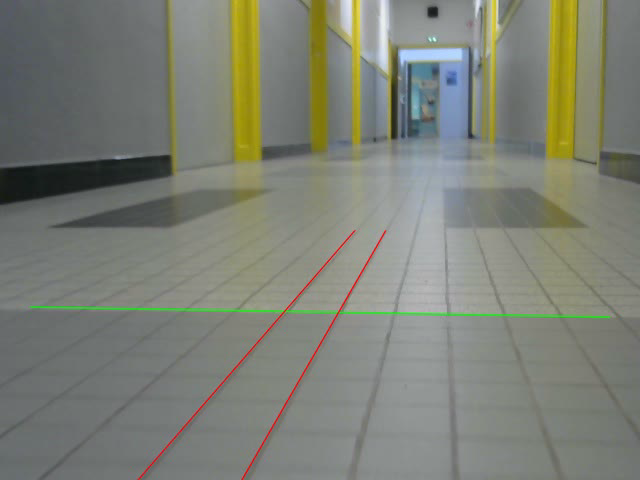
#> input picture frame 15 of source/lines.avi, 640 x 480 px, given in place of catVid_3.avi, which was not available
$ python image.py
#> lines starting #> are read from the running program, lines starting #| are printed output that depends on the picture; after the words box and inside, x2 and y2 are one past the last pixel; in counts of white or black regions, pixels touching at a corner belong together; pictures that were not available may be replaced by others from this repository, and a replacement may not be noted
import cv2
import numpy as np
import math

# Create a VideoCapture object and read from input file
# If the input is the camera, pass 0 instead of the video file name
cap = cv2.VideoCapture('catVid_3.avi')

# Check if camera opened successfully
if (cap.isOpened()== False):
    print("Error opening video stream or file")

frame_width = int(cap.get(3))
frame_height = int(cap.get(4))
out = cv2.VideoWriter('lines.avi',cv2.VideoWriter_fourcc('M','J','P','G'), 10, (frame_width,frame_height))

# Read until video is completed
while(cap.isOpened()):
    # Capture frame-by-frame
    ret, frame = cap.read()
#> frame is the input picture: shape (480, 640, 3); mean B, G, R 117.1, 128.2, 125

    if ret == True:
        grayimg = cv2.cvtColor(frame, cv2.COLOR_BGR2GRAY)
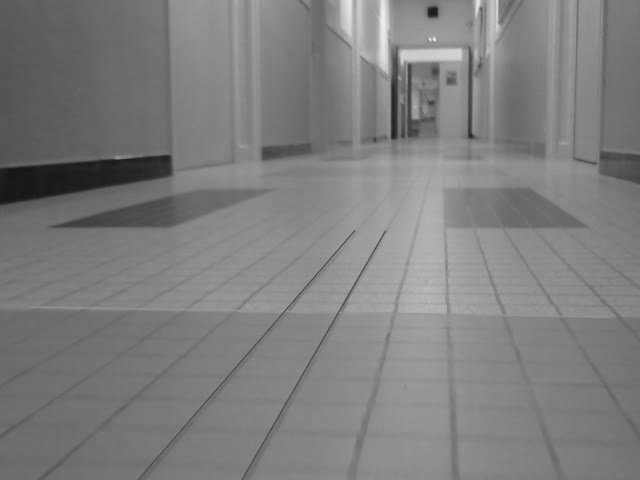
#> grayimg: shape (480, 640); min 20, max 242, mean 126
        clahe = cv2.createCLAHE(clipLimit=2.0, tileGridSize=(8,8))
        cl1 = clahe.apply(grayimg)
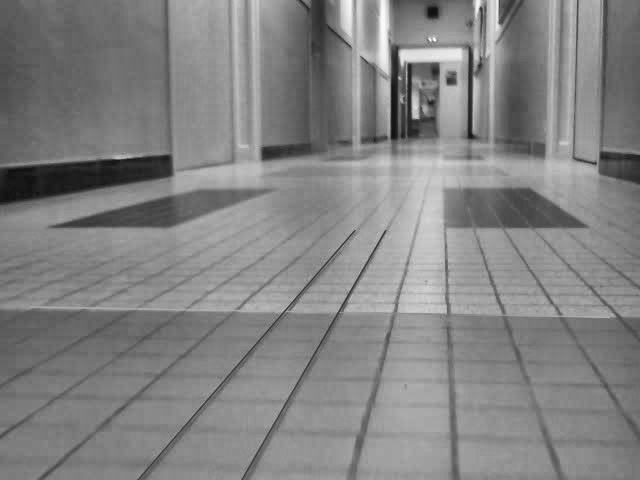
#> cl1: shape (480, 640); min 14, max 250, mean 130.7

        trunc = cl1[-250:, 30:-30]
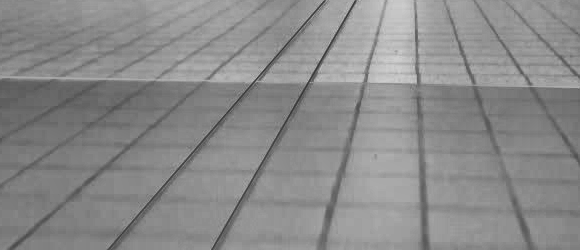
#> trunc: shape (250, 580); min 52, max 207, mean 138.2
        trunc_origin = frame[-250:, 30:-30]
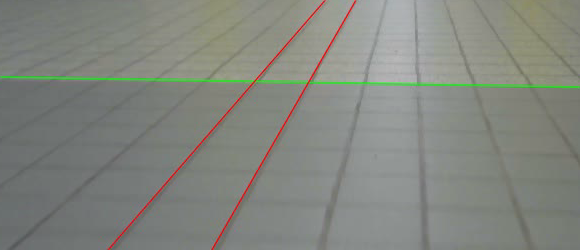
#> trunc_origin: shape (250, 580, 3); mean B, G, R 126.7, 134, 130.8
        edges = cv2.Canny(trunc, 100, 160)
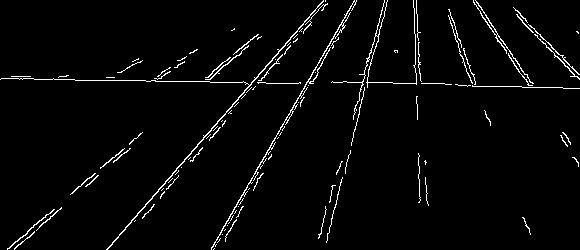
#> edges: shape (250, 580); 3% white in thin lines or dots
        cdst = cv2.cvtColor(edges, cv2.COLOR_GRAY2BGR)
#> cdst: shape (250, 580, 3); 3% white in thin lines or dots

        lines = cv2.HoughLines(edges, 1, np.pi / 180, 150, None, 0, 0)
#> lines = [[244, 0.716], [78, 1.59], [307, 0.524], [309, 0.524]]

        if lines is not None:
            for i in range(0, len(lines)):
                rho = lines[i][0][0]
                theta = lines[i][0][1]
                a = math.cos(theta)
                b = math.sin(theta)
                x0 = a * rho
                y0 = b * rho
                pt1 = (int(x0 + 1000*(-b)), int(y0 + 1000*(a)))
                pt2 = (int(x0 - 1000*(-b)), int(y0 - 1000*(a)))
                # print(abs(pt1[0] - pt2[0]))
                if abs(pt1[0] - pt2[0]) < abs(pt1[1] - pt2[1]) + 300:
                    cv2.line(trunc_origin, pt1, pt2, (0,0,255), 1, cv2.LINE_AA)
                else:
                    cv2.line(trunc_origin, pt1, pt2, (0,255,0), 1, cv2.LINE_AA)
#> this loop made 4 passes
#> (rho, theta, a, b, x0, y0, pt1, pt2) on passes 1 to 4: (244, 0.716, 0.755, 0.656, 184.1, 160.1, (-471, 914), (840, -594)), (78, 1.59, -0.0175, 1, -1.36, 77.99, (-1001, 60), (998, 95)), (307, 0.524, 0.866, 0.5, 265.9, 153.5, (-234, 1019), (765, -712)), (309, 0.524, 0.866, 0.5, 267.6, 154.5, (-232, 1020), (767, -711))
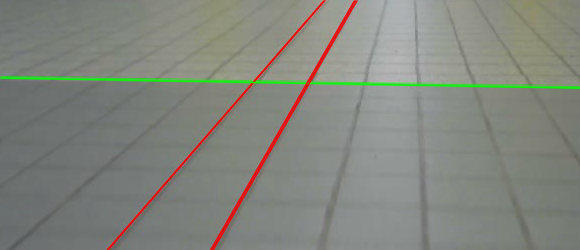
#> trunc_origin: shape (250, 580, 3); 2.66% of pixels changed, all inside (x1, y1, x2, y2) = (0, 0, 580, 250)

        # Display the resulting frame
        cv2.imshow('Frame',frame)
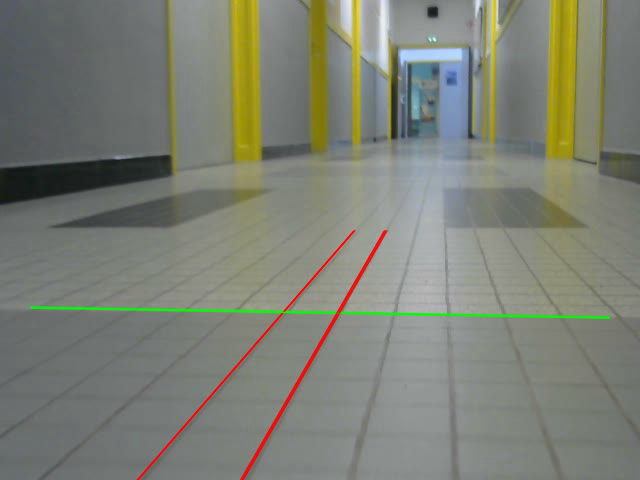
#> window 'Frame': shape (480, 640, 3); mean B, G, R 116.6, 128.1, 125.1
        cv2.imshow('edges', cdst)
        # cv2.imshow('clahe', cl1)
        #cv2.imshow('trunc img', trunc)

        out.write(frame)

        # Press Q on keyboard to  exit
        if cv2.waitKey(25) & 0xFF == ord('q'):
#> (key q is pressed here)
          break

  # Break the loop
    else:
        break

# When everything done, release the video capture object
cap.release()
out.release()

# Closes all the frames
cv2.destroyAllWindows()

$ run again, starting later in the video
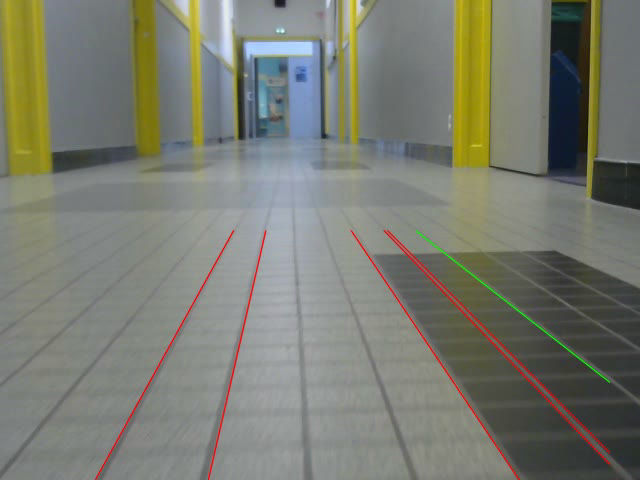
#> input picture frame 67 of source/lines.avi, 640 x 480 px, given in place of catVid_3.avi, which was not available
#> frame is the input picture: shape (480, 640, 3); mean B, G, R 112.9, 124, 122.1
#> `edges = cv2.Canny(trunc, 100, 160)`:
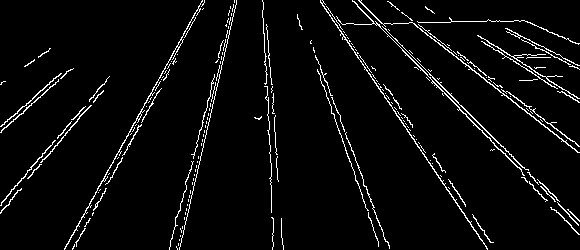
#> edges: shape (250, 580); 4.3% white in thin lines or dots
#> cdst: shape (250, 580, 3); 4.3% white in thin lines or dots
#> lines = [[-265, 2.55], [177, 0.506], [-236, 2.23], [-244, 2.34], [-255, 2.37], [-252, 2.36], [230, 0.227], [-263, 2.39], [228, 0.227]]
#> the loop `for i in range(0, len(lines)):` made 9 passes
#> (rho, theta, a, b, x0, y0, pt1, pt2) on passes 1 to 6: (-265, 2.55, -0.829, 0.559, 219.7, -148.2, (-339, -977), (778, 680)), (177, 0.506, 0.875, 0.485, 154.8, 85.81, (-330, 960), (639, -788)), (-236, 2.23, -0.616, 0.788, 145.3, -186, (-642, -801), (933, 429)), (-244, 2.34, -0.695, 0.719, 169.5, -175.5, (-549, -870), (888, 519)), (-255, 2.37, -0.719, 0.695, 183.4, -177.1, (-511, -896), (878, 542)), (-252, 2.36, -0.707, 0.707, 178.2, -178.2, (-528, -885), (885, 528))
#> `cv2.imshow('Frame',frame)`:
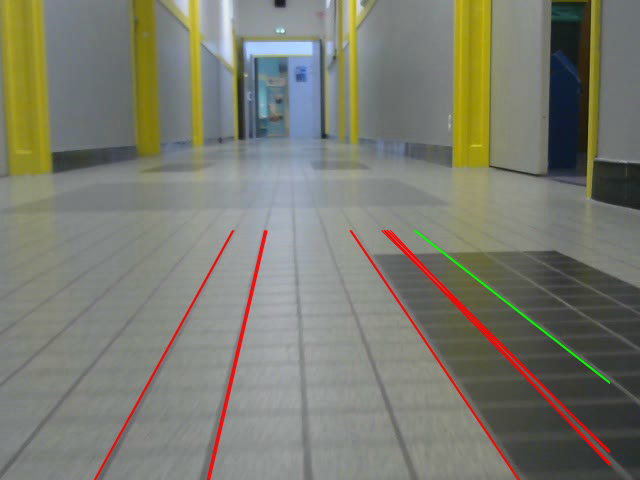
#> window 'Frame': shape (480, 640, 3); mean B, G, R 112.2, 123.4, 122.8

$ run again, starting later in the video
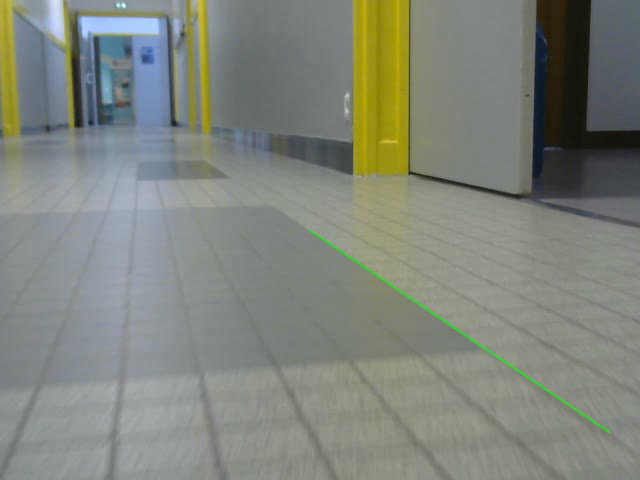
#> input picture frame 120 of source/lines.avi, 640 x 480 px, given in place of catVid_3.avi, which was not available
#> frame is the input picture: shape (480, 640, 3); mean B, G, R 123.5, 132.5, 128.5
#> `edges = cv2.Canny(trunc, 100, 160)`:
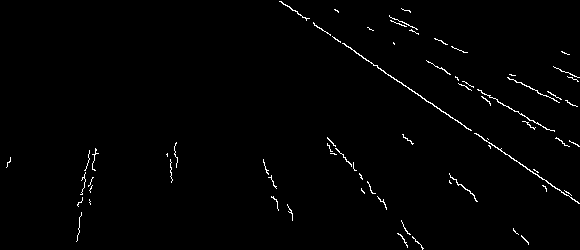
#> edges: shape (250, 580); 1.2% white in thin lines or dots
#> cdst: shape (250, 580, 3); 1.2% white in thin lines or dots
#> lines = [[-155, 2.16]]
#> the loop `for i in range(0, len(lines)):` made 1 pass
#> (rho, theta, a, b, x0, y0, pt1, pt2) on pass 1: (-155, 2.16, -0.559, 0.829, 86.67, -128.5, (-742, -687), (915, 430))
#> `cv2.imshow('Frame',frame)`:
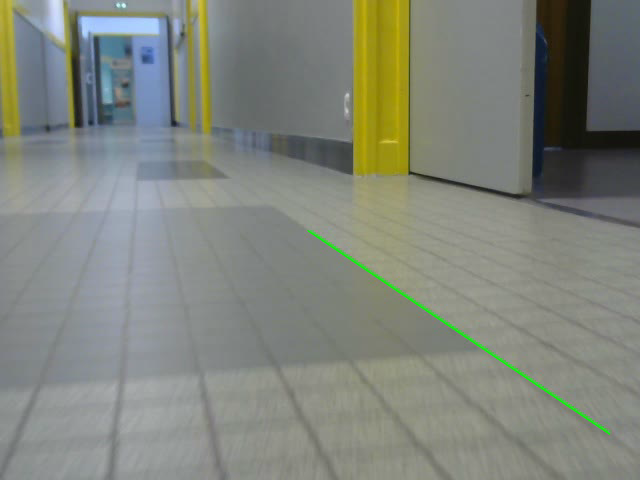
#> window 'Frame': shape (480, 640, 3); mean B, G, R 123.3, 132.7, 128.4
